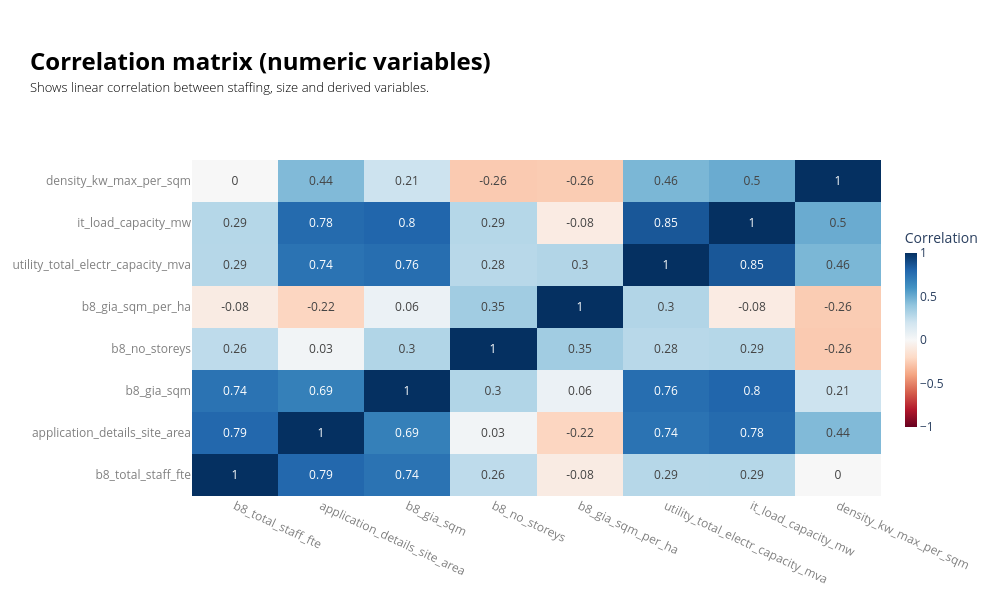

The notebook cell saved with this chart:
### Code cell
#| include: false
fig = go.Figure(go.Heatmap(z=corr.values,x=corr.columns,y=corr.index,colorscale="RdBu",zmin=-1,zmax=1,
    text=corr.round(2).values,texttemplate="%{text}",hovertemplate="X: %{x}<br>Y: %{y}<br>Correlation: %{z:.2f}<extra></extra>",
    colorbar=dict( title="Correlation",len=0.65, thickness=12,x=1.02,),
))

fig.update_layout(
    width=1000,height=600,template="plotly_white",
    title=dict(
        text=(
            f"<br><span style='font-size:24px; font-weight:bold; color:{notes_colour}; display:block; margin-bottom:2px;'>"
            "Correlation matrix (numeric variables)"
            "</span><br>"
            f"<span style='font-size:13px; font-weight:300; color:{notes_colour}; display:block; margin-bottom:0px;'>"
            "Shows linear correlation between staffing, size and derived variables."
            "</span><br>"
        ),x=0.03,xanchor="left",y=0.92,yanchor="top",
    ),margin=dict(t=160),
)
fig.update_xaxes(tickangle=25, tickfont=dict(color=labels_colour), title_font=dict(color=labels_colour))
fig.update_yaxes(tickfont=dict(color=labels_colour), title_font=dict(color=labels_colour))
fig.show(config={
    "toImageButtonOptions": {
        "format": "png",
        "filename": "figure",
        "scale": 4
    }
})

### Figure 1 — Plotly figure (JSON) as saved in the notebook; plotly's stock layout.template omitted (floating-point values rounded to 4 significant figures)
{"data": [{"colorbar": {"len": 0.65, "thickness": 12, "title": {"text": "Correlation"}, "x": 1.02}, "colorscale": [[0, "rgb(103,0,31)"], [0.1, "rgb(178,24,43)"], [0.2, "rgb(214,96,77)"], [0.3, "rgb(244,165,130)"], [0.4, "rgb(253,219,199)"], [0.5, "rgb(247,247,247)"], [0.6, "rgb(209,229,240)"], [0.7, "rgb(146,197,222)"], [0.8, "rgb(67,147,195)"], [0.9, "rgb(33,102,172)"], [1, "rgb(5,48,97)"]], "hovertemplate": "X: %{x}<br>Y: %{y}<br>Correlation: %{z:.2f}<extra></extra>", "text": [[1.0, 0.79, 0.74, 0.26, -0.08, 0.29, 0.29, 0.0], [0.79, 1.0, 0.69, 0.03, -0.22, 0.74, 0.78, 0.44], [0.74, 0.69, 1.0, 0.3, 0.06, 0.76, 0.8, 0.21], [0.26, 0.03, 0.3, 1.0, 0.35, 0.28, 0.29, -0.26], [-0.08, -0.22, 0.06, 0.35, 1.0, 0.3, -0.08, -0.26], [0.29, 0.74, 0.76, 0.28, 0.3, 1.0, 0.85, 0.46], [0.29, 0.78, 0.8, 0.29, -0.08, 0.85, 1.0, 0.5], [0.0, 0.44, 0.21, -0.26, -0.26, 0.46, 0.5, 1.0]], "texttemplate": "%{text}", "type": "heatmap", "x": ["b8_total_staff_fte", "application_details_site_area", "b8_gia_sqm", "b8_no_storeys", "b8_gia_sqm_per_ha", "utility_total_electr_capacity_mva", "it_load_capacity_mw", "density_kw_max_per_sqm"], "y": ["b8_total_staff_fte", "application_details_site_area", "b8_gia_sqm", "b8_no_storeys", "b8_gia_sqm_per_ha", "utility_total_electr_capacity_mva", "it_load_capacity_mw", "density_kw_max_per_sqm"], "z": [[1.0, 0.7909, 0.7418, 0.2597, -0.08297, 0.2867, 0.288, 0.0004371], [0.7909, 1.0, 0.6851, 0.03226, -0.2177, 0.7401, 0.7783, 0.4424], [0.7418, 0.6851, 1.0, 0.3011, 0.06116, 0.7646, 0.8002, 0.2116], [0.2597, 0.03226, 0.3011, 1.0, 0.354, 0.2797, 0.2897, -0.2629], [-0.08297, -0.2177, 0.06116, 0.354, 1.0, 0.297, -0.08437, -0.2569], [0.2867, 0.7401, 0.7646, 0.2797, 0.297, 1.0, 0.854, 0.4578], [0.288, 0.7783, 0.8002, 0.2897, -0.08437, 0.854, 1.0, 0.5022], [0.0004371, 0.4424, 0.2116, -0.2629, -0.2569, 0.4578, 0.5022, 1.0]], "zmax": 1, "zmin": -1}], "layout": {"height": 600, "margin": {"t": 160}, "title": {"text": "<br><span style='font-size:24px; font-weight:bold; color:black; display:block; margin-bottom:2px;'>Correlation matrix (numeric variables)</span><br><span style='font-size:13px; font-weight:300; color:black; display:block; margin-bottom:0px;'>Shows linear correlation between staffing, size and derived variables.</span><br>", "x": 0.03, "xanchor": "left", "y": 0.92, "yanchor": "top"}, "width": 1000, "xaxis": {"tickangle": 25, "tickfont": {"color": "grey"}, "title": {"font": {"color": "grey"}}}, "yaxis": {"tickfont": {"color": "grey"}, "title": {"font": {"color": "grey"}}}}}
